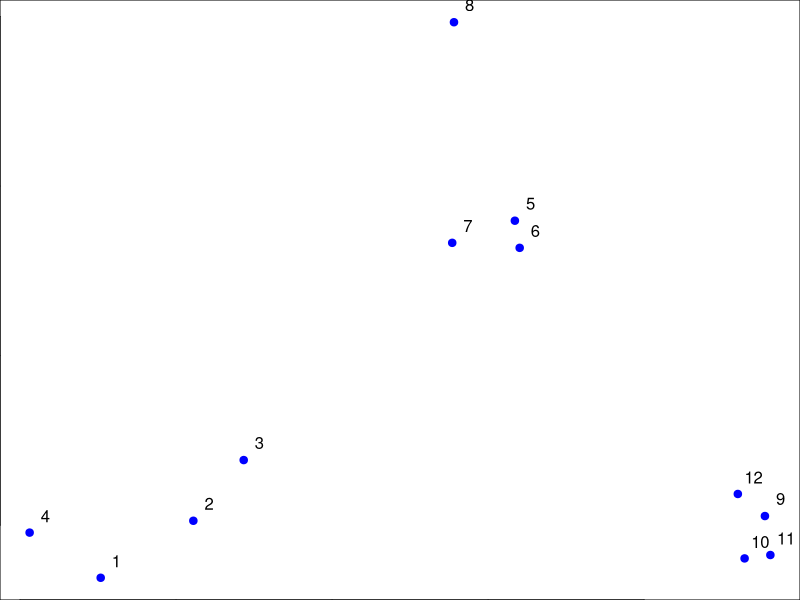
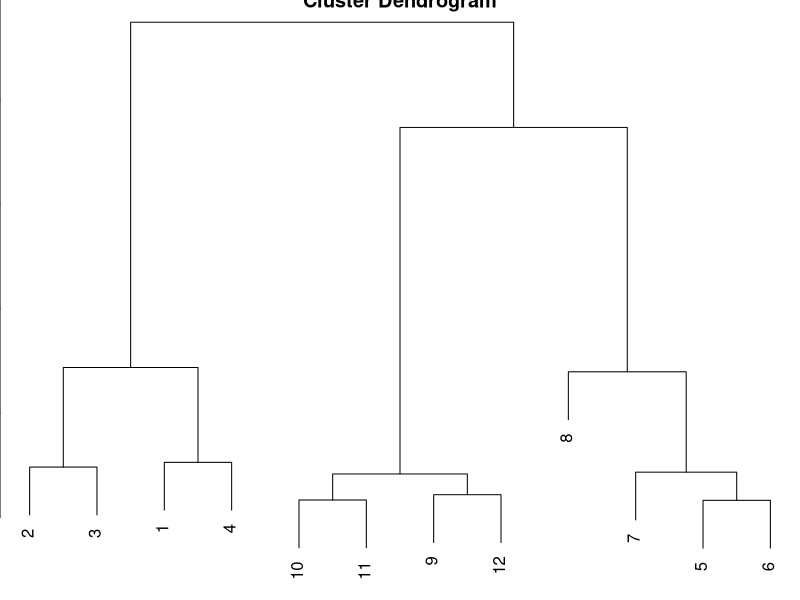
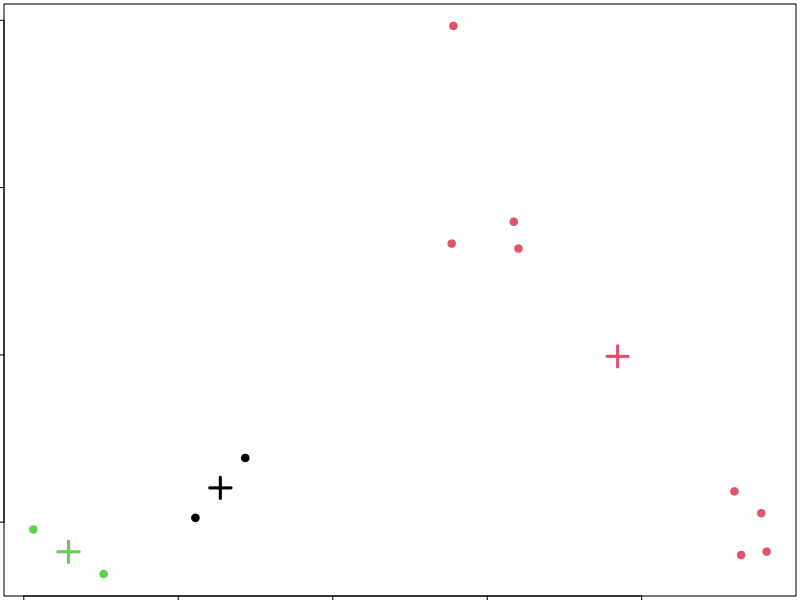

Write R code to recreate these figures, in order.
set.seed(1234)
par(mar = c(0,0,0,0))
x = rnorm(12, mean = rep(1:3, each = 4), sd = 0.2)
y = rnorm(12, mean = rep(c(1,2,1), each = 4), sd = 0.2)
plot(x,y, col = 'blue', pch = 19, cex = 1)
text(x + 0.05, y + 0.05, labels = as.character(1:12))

df = data.frame(x = x, y = y)
dist = dist(df)
clust = hclust(dist)
plot(clust)

kmeans = kmeans(df, centers = 3)
names(kmeans)
kmeans$cluster
par(mar = rep(0.2, 4))
plot(x, y, col = kmeans$cluster, pch = 19)
points(kmeans$centers, col = 1:3, pch = 3, cex = 2, lwd = 3)
